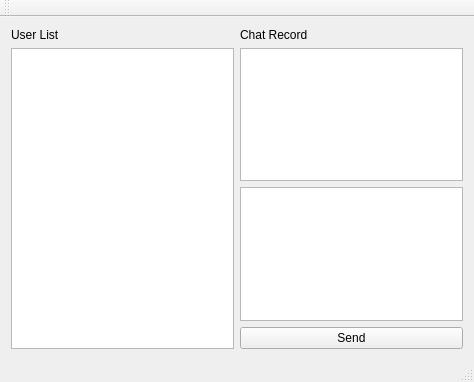
<?xml version="1.0" encoding="UTF-8"?>
<ui version="4.0">
 <class>MainWindow</class>
 <widget class="QMainWindow" name="MainWindow">
  <property name="geometry">
   <rect>
    <x>0</x>
    <y>0</y>
    <width>474</width>
    <height>382</height>
   </rect>
  </property>
  <property name="windowTitle">
   <string>MainWindow</string>
  </property>
  <widget class="QWidget" name="centralWidget">
   <layout class="QHBoxLayout" name="horizontalLayout">
    <item>
     <layout class="QVBoxLayout" name="verticalLayout">
      <item>
       <widget class="QLabel" name="label">
        <property name="text">
         <string>User List</string>
        </property>
       </widget>
      </item>
      <item>
       <widget class="QTableWidget" name="tableWidget">
        <property name="editTriggers">
         <set>QAbstractItemView::NoEditTriggers</set>
        </property>
        <property name="selectionBehavior">
         <enum>QAbstractItemView::SelectRows</enum>
        </property>
       </widget>
      </item>
     </layout>
    </item>
    <item>
     <layout class="QVBoxLayout" name="verticalLayout_2">
      <item>
       <widget class="QLabel" name="label_2">
        <property name="text">
         <string>Chat Record</string>
        </property>
       </widget>
      </item>
      <item>
       <widget class="QListWidget" name="recordList"/>
      </item>
      <item>
       <widget class="QPlainTextEdit" name="sendTextEdit"/>
      </item>
      <item>
       <widget class="QPushButton" name="sendButton">
        <property name="text">
         <string>Send</string>
        </property>
       </widget>
      </item>
     </layout>
    </item>
   </layout>
  </widget>
  <widget class="QMenuBar" name="menuBar">
   <property name="geometry">
    <rect>
     <x>0</x>
     <y>0</y>
     <width>474</width>
     <height>17</height>
    </rect>
   </property>
  </widget>
  <widget class="QToolBar" name="mainToolBar">
   <attribute name="toolBarArea">
    <enum>TopToolBarArea</enum>
   </attribute>
   <attribute name="toolBarBreak">
    <bool>false</bool>
   </attribute>
  </widget>
  <widget class="QStatusBar" name="statusBar"/>
 </widget>
 <layoutdefault spacing="6" margin="11"/>
 <resources/>
 <connections/>
</ui>
